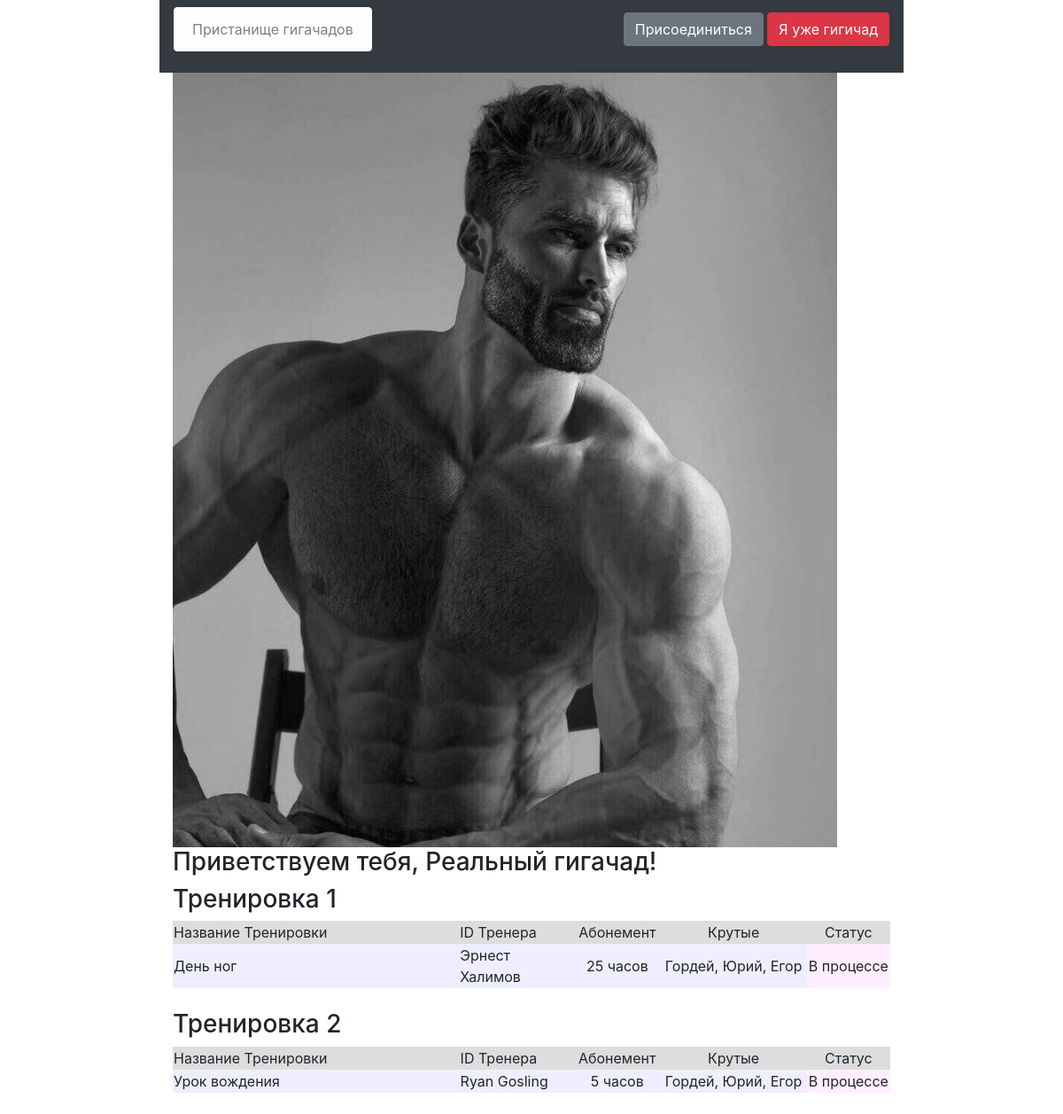
The page / on the database its author committed.
### data/trainings.py (models this page shows, shortened)
class Trainings(SqlAlchemyBase):
    __tablename__ = 'training'
    id = sqlalchemy.Column(sqlalchemy.Integer,
                           primary_key=True,
                           autoincrement=True)
    trainer = sqlalchemy.Column(sqlalchemy.Integer,
                                    sqlalchemy.ForeignKey('users.id'))
    train = sqlalchemy.Column(sqlalchemy.String,
                            nullable=True)
    aboniment = sqlalchemy.Column(sqlalchemy.Integer,
                                  nullable=True)
    chads = sqlalchemy.Column(sqlalchemy.String,
                                      nullable=True)
    start_date = sqlalchemy.Column(sqlalchemy.DateTime,
                                   default=datetime.datetime.now)
    end_date = sqlalchemy.Column(sqlalchemy.DateTime,
                                 default=datetime.datetime.now)
    is_finished = sqlalchemy.Column(sqlalchemy.Boolean,
                                    default=True)
    user = orm.relationship('User')

### data/users.py (models this page shows, shortened)
class User(SqlAlchemyBase, UserMixin):
    __tablename__ = 'users'
    id = sqlalchemy.Column(sqlalchemy.Integer,
                           primary_key=True,
                           autoincrement=True)
    nickname = sqlalchemy.Column(sqlalchemy.String,
                                 nullable=True)
    age = sqlalchemy.Column(sqlalchemy.Integer,
                            nullable=True)
    height = sqlalchemy.Column(sqlalchemy.Integer,
                               nullable=True)
    weight = sqlalchemy.Column(sqlalchemy.Integer,
                               nullable=True)
    speciality = sqlalchemy.Column(sqlalchemy.String,
                                   nullable=True)
    email = sqlalchemy.Column(sqlalchemy.String,
                              unique=True,
                              nullable=True)
    hashed_password = sqlalchemy.Column(sqlalchemy.String,
                                        nullable=True)
    modified_date = sqlalchemy.Column(sqlalchemy.DateTime,
                                      default=datetime.datetime.now(),
                                      nullable=True)
    trainings = orm.relationship("Trainings", back_populates='user')

### main.py (the view)
@app.route('/')
def index():
    session = db_session.create_session()
    trainings = session.query(Trainings).all()
    users = session.query(User).all()
    names = {name.id: name.nickname for name in users}
    return render_template("index.html", training=trainings, names=names)

### data/db_session.py (called while the page is built)
def create_session() -> Session:
    global __factory
    return __factory()

### templates/index.html (shortened to what this page needs)
{% extends "base.html" %}
{% block content %}
<img src="static/giga_photo_base.jpg">
<h3>Приветствуем тебя, Реальный гигачад!</h3>
{% for _training in training %}
<h3>Тренировка {{ _training.id }}</h3>
<div class="table_container">
    <table class="my_table">
        <tr class="my_row">
            <td class="title" width="400px" bgcolor="#dddddd">Название Тренировки</td>
            <td class="title" width="150px" bgcolor="#dddddd">ID Тренера</td>
            <td class="title" width="100px" bgcolor="#dddddd" align="center">Абонемент</td>
            <td class="title" width="200px" bgcolor="#dddddd" align="center">Крутые</td>
            <td class="title" width="100px" bgcolor="#dddddd" align="center">Статус</td>
        </tr>
        <tr class="my_row">
            <td class="ordinary" bgcolor="#eeeeff">{{ _training.train.capitalize() }}</td>
            <td class="ordinary" bgcolor="#eeeeff">{{ names[_training.trainer] }}</td>
            <td class="ordinary" bgcolor="#eeeeff" align="center">{{ _training.aboniment }} часов</td>
            <td class="ordinary" bgcolor="#eeeeff" align="center">{{ _training.chads }}</td>
            {% if _training.is_finished %}
            <td class="ordinary" bgcolor="#eeffee" align="center">Завершена</td>
            {% else %}
            <td class="ordinary" bgcolor="#ffeeff" align="center">В процессе</td>
            {% endif %}
        </tr>
    </table>
</div>
<br>
{% endfor %}
{% endblock %}

### static/css/style.css (style rules this page uses)
body { margin-left: 15%; margin-right: 15%; width: 70%; }

### rows shown on the page
Trainings: id "1", train "День ног", trainer.nickname "Эрнест Халимов", aboniment "25", chads "Гордей, Юрий, Егор", is_finished "В процессе"
Trainings: id "2", train "Урок вождения", trainer.nickname "Ryan Gosling", aboniment "5", chads "Гордей, Юрий, Егор", is_finished "В процессе"
